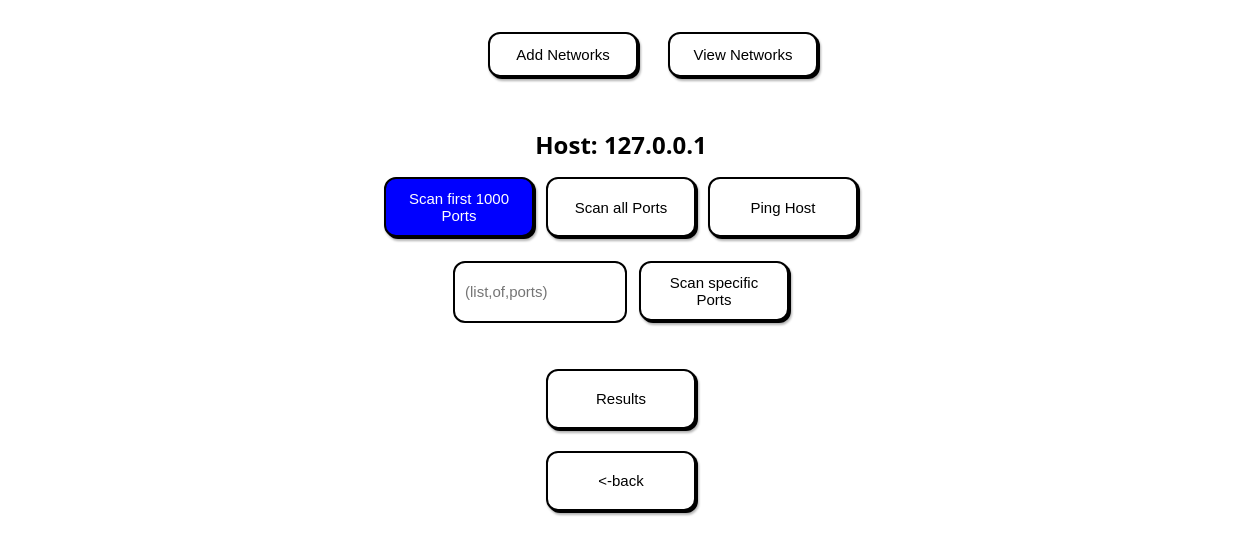
The page /host/2 on the database as committed earlier.
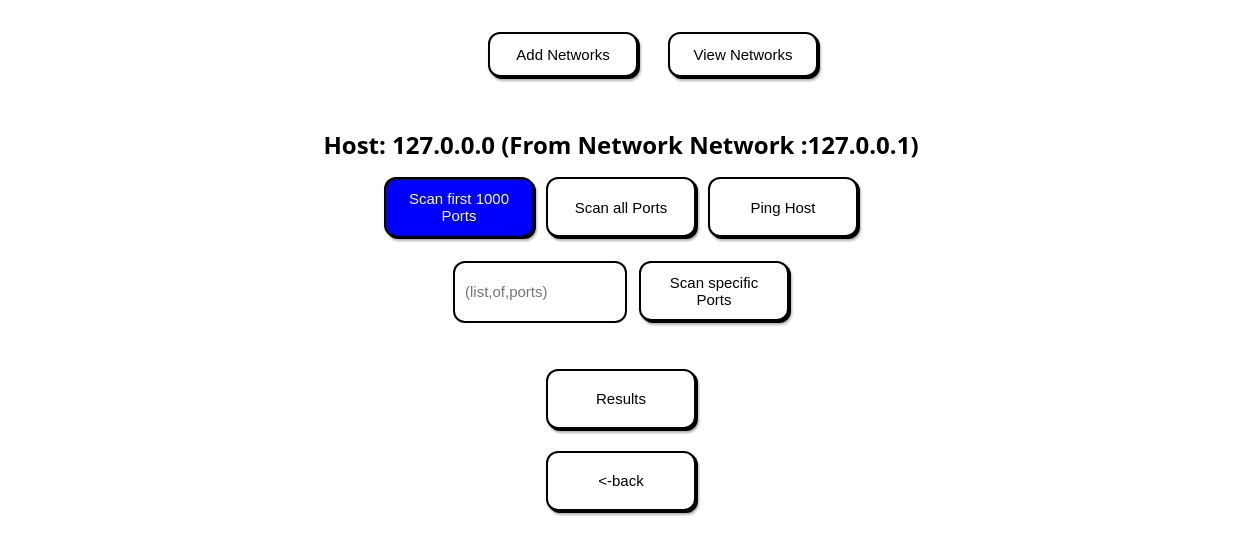
The same page on the database as committed later.
### app/models/host.py (models this page shows)
class Host(db.Model):
    __tablename__ = 'hosts'
    id = db.Column(db.Integer, primary_key=True, nullable=False, index=True)
    ip = db.Column(db.String, nullable=False)
    network_id = db.Column(db.Integer, db.ForeignKey("networks.id"),
                           nullable=False)
    network = db.relationship('Network', back_populates='hosts')
    ports = db.relationship('Port', back_populates='host',
                            cascade='all, delete-orphan')

### app/models/network.py (models this page shows)
class Network(db.Model):
    __tablename__ = 'networks'
    id = db.Column(db.Integer, primary_key=True, nullable=False, index=True)
    ip = db.Column(db.String, nullable=False)
    subnet = db.Column(db.String)
    hosts = db.relationship('Host', back_populates='network',
                            cascade='all, delete-orphan')

### app/routes/host_routes.py (the view)
@host_blueprint.route('/host/<id>')
def serve_get_host_by_id(id):
    id_as_str = validate(id)
    id_as_int:int = 0
    try:
        id_as_int = int(id_as_str)
    except ValueError:
        return 'invalid id', 400
    host = get_host_by_id(id_as_int)
    if not host:
        return 'Host not found', 404
    return render_template('host.html', host=host), 200

### app/repositories/host_repository.py (called while the page is built)
def get_host_by_id(id):
    host = Host.query.filter(Host.id == id).first()
    return host

### app/utils.py (called while the page is built)
def validate(text: str):
    output: str = text # make a local instance for changes
    for character in ('"<>|\\&(){}[];:' + "'"):
        if character in output:
            output = output.replace(character, '\\' + character) # escape characters
    return output

### app/templates/host.html (shortened to what this page needs)
{% extends 'base.html' %}
{% block head %}
<link rel="stylesheet" href="{{ url_for('static', filename='css/host.css') }}">
{% endblock %}
{% block body %}
<div class="center">
    {% if host.ip != host.network.ip %}
        <h1>Host: {{host.ip}} (From Network Network :{{host.network.ip}})</h1>
    {% else %}
        <h1>Host: {{host.ip}}</h1>
    {% endif %}
</div>
<section>
    <div class="scan_options" id="Scan_Options">
        <button class='primary' onclick="scan('{{host.id}}', '1000')">Scan first 1000 Ports</button>
        <button onclick="scan('{{host.id}}', 'all')">Scan all Ports</button>
        <button onclick="scan('{{host.id}}', 'ping')">Ping Host</button>
        <input placeholder="(list,of,ports)" id="specific">
        <button onclick="scan('{{host.id}}', 'specific')">Scan specific Ports</button>
    </div>
        <div class="center">
            <button onclick="redirect('/results/{{host.id}}')">Results</button>
        </div>
        <br>
        <div class="center">
            <button onclick="history.back()"> <-back</button>
        </div>
        <br>
        <br>
</section>
{% endblock %}

### app/templates/base.html (shortened to what this page needs)
<!DOCTYPE html>
<html lang="en">
<head>
    <link rel="stylesheet" href="{{ url_for('static', filename='css/styles.css') }}">
    {% block head %}
    {% endblock %}
</head>
<body>
    <nav>
        <button onclick="redirect('/')">
            Add Networks
        </button>
        <button class="right" onclick="redirect('/overview')">
            View Networks
        </button>
    </nav>
    {% block body %}
    {% endblock %}
</body>
</html>

### app/static/css/styles.css (style rules this page uses)
body { font-family: 'Segoe UI', sans-serif; margin: 0px; }
button { padding: 10px 20px; font-size: 16px; border: 2px solid black; border-radius: 12px; color: black; font-family: sans-serif; box-shadow: 2px 2px 0 black, 0 0 0 2px white; filter: drop-shadow(1px 2px 1px rgba(0, 0, 0, 0.3)); cursor: pointer; transition: transform 0.1s ease; width: 10em; height: 4em; }
nav { display: flex; justify-content: center; flex-direction: row; width: 100vw; height: 10vh; margin-top: 2vh; }
nav button { width: 10em; height:3em; background-color: white; color: black; }
.right { margin-left:2em; }
.primary { background-color: blue; color: white; }
.center { width: 100%; height: 100%; display:flex; justify-content: center; }
input { padding: 10px; font-size: 15px; border: 2px solid black; border-radius: 12px; width: 10em; height: 2.5em; margin-bottom: 2em; }

### app/static/css/host.css (style rules this page uses)
body { font-family: 'Segoe UI', sans-serif; text-align: center; background-color: white; margin: 2rem; }
h1 { font-size: 1.5rem; margin-bottom: 1rem; }
.scan_options { display: flex; flex-wrap: wrap; justify-content: center; gap: 0.75rem; margin-bottom: 1rem; }
button { padding: 10px 16px; font-size: 15px; border: 2px solid black; border-radius: 12px; background-color: white; color: black; box-shadow: 2px 2px 0 black; cursor: pointer; transition: transform 0.1s ease; }
#specific { padding: 10px; font-size: 15px; border: 2px solid black; border-radius: 12px; width: 10em; height: 2.5em; }

Rows that differ between the two databases and show on the page:
changed Host: ip "127.0.0.1" → "127.0.0.0"
added Network: network.ip "127.0.0.1"
Other text that changed with them:
text now shown: "(From Network Network : )"
